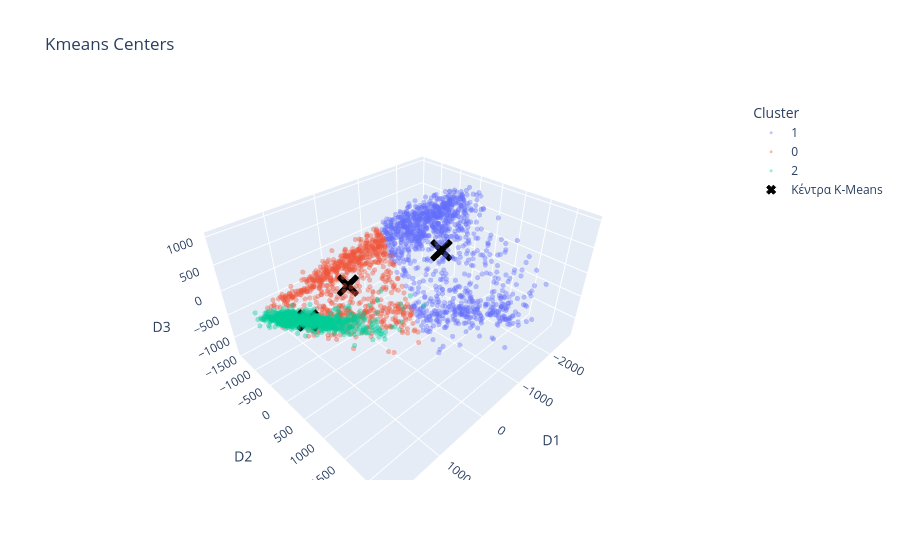
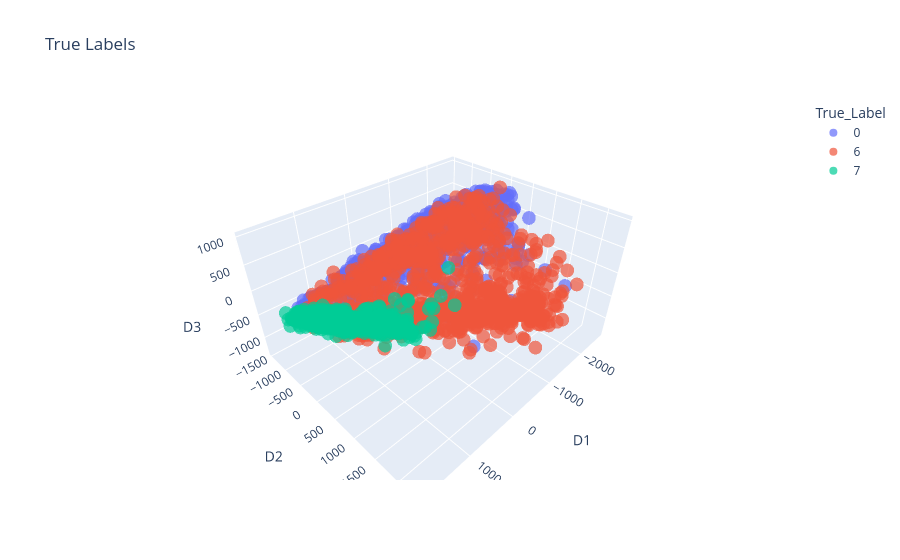

Write notebook code for charts like these, in order.
### Code cell
df_kmeans = pd.DataFrame({
    'D1': x_train_for_plot[:, 0],
    'D2': x_train_for_plot[:, 1],
    'D3': x_train_for_plot[:, 2],
    'Cluster': assignments.astype(str)
})

df_true = pd.DataFrame({
    'D1': x_train_for_plot[:, 0],
    'D2': x_train_for_plot[:, 1],
    'D3': x_train_for_plot[:, 2],
    'True_Label': Y_train.astype(str)
})


fig1 = px.scatter_3d(df_kmeans, x='D1', y='D2', z='D3', 
                     color='Cluster', opacity=0.4, 
                     title='Kmeans Centers')


fig1.update_traces(marker=dict(size=3)) 


fig1.add_trace(go.Scatter3d(
    x=means[:, 0], 
    y=means[:, 1], 
    z=means[:, 2],
    mode='markers',
    marker=dict(
        size=8,            
        color='black',       
        symbol='x', 
        opacity=1.0,         
        line=dict(width=1, color='black') 
    ),
    name='Κέντρα K-Means'
))

fig2 = px.scatter_3d(df_true, x='D1', y='D2', z='D3', 
                     color='True_Label', opacity=0.7,
                     title='True Labels')

fig1.show()
fig2.show()

### Figure 1 — Plotly figure (JSON) as saved in the notebook; plotly's stock layout.template omitted (floating-point values rounded to 4 significant figures; data arrays with more than 128 entries replaced by an {"elided": "..."} marker saying what was removed)
{"data": [{"hovertemplate": "Cluster=1<br>D1=%{x}<br>D2=%{y}<br>D3=%{z}<extra></extra>", "legendgroup": "1", "marker": {"color": "#636efa", "opacity": 0.4, "size": 3, "symbol": "circle"}, "mode": "markers", "name": "1", "scene": "scene", "showlegend": true, "type": "scatter3d", "x": {"elided": "1148 float values"}, "y": {"elided": "1148 float values"}, "z": {"elided": "1148 float values"}}, {"hovertemplate": "Cluster=0<br>D1=%{x}<br>D2=%{y}<br>D3=%{z}<extra></extra>", "legendgroup": "0", "marker": {"color": "#EF553B", "opacity": 0.4, "size": 3, "symbol": "circle"}, "mode": "markers", "name": "0", "scene": "scene", "showlegend": true, "type": "scatter3d", "x": {"elided": "849 float values"}, "y": {"elided": "849 float values"}, "z": {"elided": "849 float values"}}, {"hovertemplate": "Cluster=2<br>D1=%{x}<br>D2=%{y}<br>D3=%{z}<extra></extra>", "legendgroup": "2", "marker": {"color": "#00cc96", "opacity": 0.4, "size": 3, "symbol": "circle"}, "mode": "markers", "name": "2", "scene": "scene", "showlegend": true, "type": "scatter3d", "x": {"elided": "1003 float values"}, "y": {"elided": "1003 float values"}, "z": {"elided": "1003 float values"}}, {"marker": {"color": "black", "line": {"color": "black", "width": 1}, "opacity": 1, "size": 8, "symbol": "x"}, "mode": "markers", "name": "Κέντρα K-Means", "type": "scatter3d", "x": [110.9, -1450.0, 1566.0], "y": [-647.8, 190.3, 330.6], "z": [-362.4, 72.35, 223.9]}], "layout": {"legend": {"title": {"text": "Cluster"}, "tracegroupgap": 0}, "scene": {"domain": {"x": [0, 1], "y": [0, 1]}, "xaxis": {"title": {"text": "D1"}}, "yaxis": {"title": {"text": "D2"}}, "zaxis": {"title": {"text": "D3"}}}, "title": {"text": "Kmeans Centers"}}}

### Figure 2 — Plotly figure (JSON) as saved in the notebook; plotly's stock layout.template omitted (floating-point values rounded to 4 significant figures; data arrays with more than 128 entries replaced by an {"elided": "..."} marker saying what was removed)
{"data": [{"hovertemplate": "True_Label=0<br>D1=%{x}<br>D2=%{y}<br>D3=%{z}<extra></extra>", "legendgroup": "0", "marker": {"color": "#636efa", "opacity": 0.7, "symbol": "circle"}, "mode": "markers", "name": "0", "scene": "scene", "showlegend": true, "type": "scatter3d", "x": {"elided": "1000 float values"}, "y": {"elided": "1000 float values"}, "z": {"elided": "1000 float values"}}, {"hovertemplate": "True_Label=6<br>D1=%{x}<br>D2=%{y}<br>D3=%{z}<extra></extra>", "legendgroup": "6", "marker": {"color": "#EF553B", "opacity": 0.7, "symbol": "circle"}, "mode": "markers", "name": "6", "scene": "scene", "showlegend": true, "type": "scatter3d", "x": {"elided": "1000 float values"}, "y": {"elided": "1000 float values"}, "z": {"elided": "1000 float values"}}, {"hovertemplate": "True_Label=7<br>D1=%{x}<br>D2=%{y}<br>D3=%{z}<extra></extra>", "legendgroup": "7", "marker": {"color": "#00cc96", "opacity": 0.7, "symbol": "circle"}, "mode": "markers", "name": "7", "scene": "scene", "showlegend": true, "type": "scatter3d", "x": {"elided": "1000 float values"}, "y": {"elided": "1000 float values"}, "z": {"elided": "1000 float values"}}], "layout": {"legend": {"title": {"text": "True_Label"}, "tracegroupgap": 0}, "scene": {"domain": {"x": [0, 1], "y": [0, 1]}, "xaxis": {"title": {"text": "D1"}}, "yaxis": {"title": {"text": "D2"}}, "zaxis": {"title": {"text": "D3"}}}, "title": {"text": "True Labels"}}}
